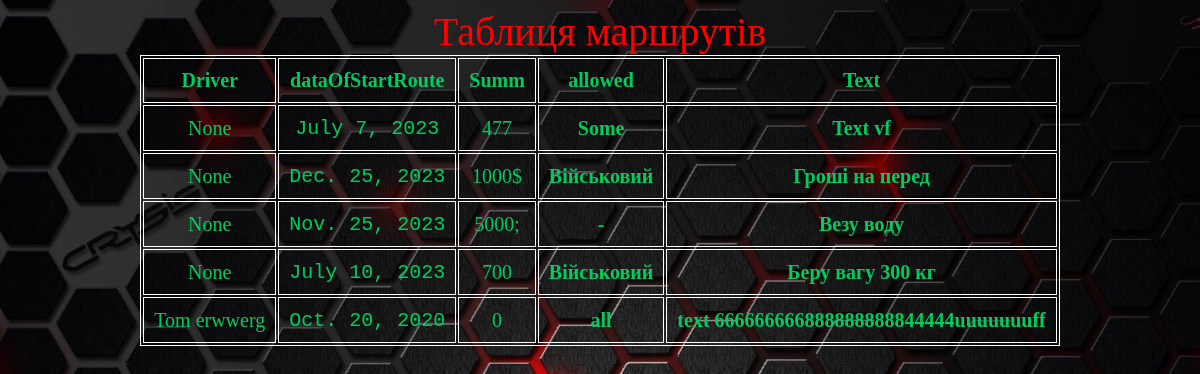
Screenshot of /dr/site/ with the database file from the repository.
### adminkaDrivers/models.py (models this page shows, shortened)
class Publications(models.Model):
    driver = models.ForeignKey(Driver, on_delete=models.SET_NULL, null=True )
    data = models.DateField(auto_now_add=True)
    dataOfStartRoute = models.DateField(default="2020-10-20")
    summ = models.CharField(max_length=200, default="0")
    allowed = models.CharField(max_length=200, default="")
    text = models.TextField(max_length=400)
    PublicationsAllowed = models.BooleanField(default=False)
    class Meta:
        verbose_name_plural = "Drivers Publications"

class Driver(models.Model):
    name = models.CharField(max_length= 100)
    text = models.TextField(max_length=700)
    cod = models.OneToOneField(Cod, on_delete=models.CASCADE, blank=True,default="")
    telegramId = models.CharField(max_length=100, default="")
    def __str__(self):
        return f"{self.name} {self.text}"

### adminkaDrivers/views.py (the view)
# urls.py: path("site/", views.index2, name="index2"),
def index2(request):
    db = Publications.objects.filter(PublicationsAllowed=True)
    return render(request,"adminkaDrivers/index2.html", {'db':db, 'title':"List","pageName":"Hello list"})

### adminkaDrivers/templates/adminkaDrivers/index2.html (shortened to what this page needs)
{% load static %}
<!DOCTYPE html>
<html lang="en">
<head>
    <link rel="stylesheet" href="{% static 'adminkaDrivers/css/list.css' %}">
</head>
<body>
<div class="tcont">
  <table>
        <caption>Таблиця маршрутів</caption>
        <thead>
           <tr>
                <th>Driver</th>
                <th>dataOfStartRoute</th>
                <th>Summ</th>
               <th>allowed</th>
               <th>Text</th>
           </tr>
            {% for r in db %}
           <tr>
              <td>{{ r.driver }}</td>
              <td><code> {{ r.dataOfStartRoute }} </code></td>
              <td>{{ r.summ }}</td>
               <th>{{ r.allowed}} </th>
               <th>{{ r.text}} </th>
          </tr>
            {% endfor %}
        </thead>
    </table>
</div>
</body>
</html>

### adminkaDrivers/static/adminkaDrivers/css/list.css (style rules this page uses)
body { color: rgb(0, 205, 95); text-align: center; background-image: url(fon1.jpeg); background-size: cover; background-position: top center; background-attachment: fixed; }
table,th,td { border: 1px solid white; text-align:center; }
th,td { padding:10px; font-size:20px; }
caption { font-size:40px; color: red; }
.tcont { display: flex; justify-content: center; align-items: center; }

### rows the page displays
Publications: driver "None", dataOfStartRoute "July 7, 2023", summ "477", allowed "Some", text "Text vf"
Publications: driver "None", dataOfStartRoute "Dec. 25, 2023", summ "1000$", allowed "Військовий", text "Гроші на перед"
Publications: driver "None", dataOfStartRoute "Nov. 25, 2023", summ "5000;", allowed "-", text "Везу воду"
Publications: driver "None", dataOfStartRoute "July 10, 2023", summ "700", allowed "Військовий", text "Беру вагу 300 кг"
Publications: driver "Tom erwwerg", dataOfStartRoute "Oct. 20, 2020", summ "0", allowed "all", text "text 666666666888888888844444uuuuuuuff"
